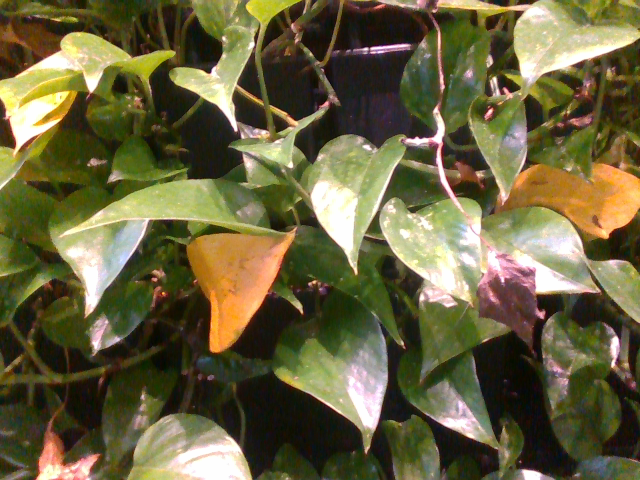
#> input picture test_scripts/perception/training_data/4_Color.png, 640 x 480 px
$ python mahalanobis_threshold_comparison.py
#> lines starting #> are read from the running program, lines starting #| are printed output that depends on the picture; after the words box and inside, x2 and y2 are one past the last pixel; in counts of white or black regions, pixels touching at a corner belong together
"""Compare how Mahalanobis distance behaves in different color spaces.

This script reads a training image together with an annotation mask to extract
pixels belonging to a target class (e.g. yellow leaves).  It computes a mean
vector and covariance matrix for the annotated pixels in several colour spaces
(RGB, CIELAB, HSV, YCrCb, ...).  A separate test image is then scored using the
same sets of statistics and a range of thresholds is applied to compute the
fraction of pixels that fall below each threshold.

For each threshold we also compute the overlap between the sets of pixels
selected by the different colour spaces, giving an indication of how the choice
of representation affects which pixels are considered "close" to the model.

Usage is simple: edit the hard‑coded filenames or (later) adapt to take CLI
parameters.  The output is printed to the console and a few diagnostic
histograms/plots are drawn.
"""

import numpy as np
import cv2
import matplotlib.pyplot as plt
from itertools import combinations
import sys


def convert_space(img, space: str) -> np.ndarray:
    """Convert a BGR image to the desired color space.

    Supported spaces: 'BGR' (identity), 'RGB', 'LAB', 'HSV', 'YCrCb'.
    """
    if space == 'BGR':
        return img.copy()
    if space == 'RGB':
        return cv2.cvtColor(img, cv2.COLOR_BGR2RGB)
    if space == 'LAB':
        return cv2.cvtColor(img, cv2.COLOR_BGR2LAB)
    if space == 'HSV':
        return cv2.cvtColor(img, cv2.COLOR_BGR2HSV)
    if space == 'YCrCb':
        return cv2.cvtColor(img, cv2.COLOR_BGR2YCrCb)
    raise ValueError(f"Unsupported space '{space}'")


def mask_from_annotation(annot_img: np.ndarray, name: str = "annotation", tol: int = 8) -> np.ndarray:
    """Create a binary mask from an annotation image.

    This tries to detect red annotation marks (pure red in RGB: (255,0,0),
    which corresponds to BGR (0,0,255) in OpenCV). If red pixels are
    present (optionally within a tolerance), those pixels are treated as the
    annotated class. If no red is detected the function falls back to the
    previous heuristic (non-black pixels) and emits a warning because that
    often means the annotation image contains original image pixels.
    """
    if annot_img is None:
        return None

    h, w = annot_img.shape[:2]
    # exact BGR red
    red_exact = (annot_img[:, :, 0] == 0) & (annot_img[:, :, 1] == 0) & (annot_img[:, :, 2] == 255)
    if red_exact.sum() > 0 and red_exact.sum() < h * w:
        return red_exact

    # tolerant match (in case of minor compression/antialiasing)
    diff = np.abs(annot_img.astype(int) - np.array([0, 0, 255], dtype=int))
    red_tol = np.all(diff <= tol, axis=2)
    if red_tol.sum() > 0 and red_tol.sum() < h * w:
        print(f"Detected red annotations in {name} (tolerance={tol}).")
        return red_tol

    # fallback: non-black pixels
    gray = cv2.cvtColor(annot_img, cv2.COLOR_BGR2GRAY)
    fb = gray > 0
    print(f"Warning: no red annotation found in {name}; using non-black fallback (this may mark many pixels).", file=sys.stderr)
    return fb


def compute_statistics(pixels: np.ndarray, eps: float = 1e-6):
    """Return (mean, cov, inv_cov) for an array of shape (N, C)."""
    mean = np.mean(pixels, axis=0)
    cov = np.cov(pixels.T)
    inv_cov = np.linalg.inv(cov + np.eye(cov.shape[0]) * eps)
    return mean, cov, inv_cov


def mahalanobis_distance(pixels: np.ndarray, mean: np.ndarray, inv_cov: np.ndarray):
    """Compute Mahalanobis distance of each row in ``pixels`` from ``mean``."""
    diff = pixels - mean
    # efficient quadratic form: sum(diff * (diff @ inv_cov), axis=1)
    return np.sum(diff * (diff @ inv_cov), axis=1)


def main():
    # --- configuration ----------------------------------------------------
    train_img_file = "training_data/4_Color.png"          # image used for computing mean/cov
    train_annot_file = "training_data/4_seg_yellow.png"  # annotation; nonzero pixels indicate class
    test_img_file = "training_data/2_Color.png"           # image to score

    #color_spaces = ["RGB", "LAB", "HSV", "YCrCb"]
    color_spaces = ["RGB", "LAB", "HSV"]
    thresholds = np.linspace(1, 100, 50)  # arbitrary range; adjust as needed

    # read training data --------------------------------------------------
    img_train = cv2.imread(train_img_file)
#> img_train is the input picture: shape (480, 640, 3); mean B, G, R 63, 98.2, 104.8
    assert img_train is not None, f"Failed to load {train_img_file}"
    annot = cv2.imread(train_annot_file)
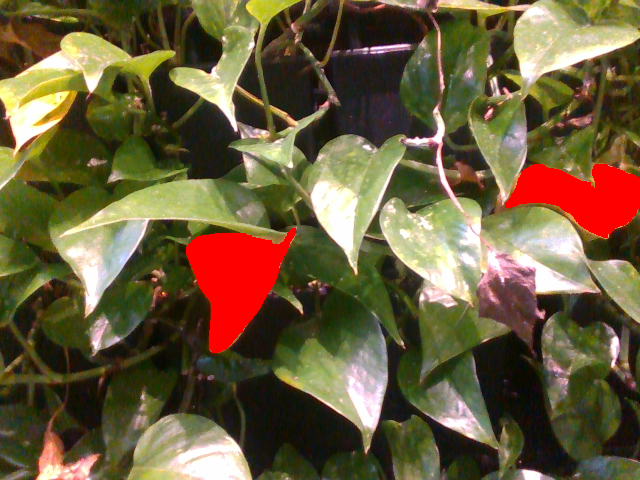
#> input picture test_scripts/perception/training_data/4_seg_yellow.png, 640 x 480 px
#> annot is the input picture: shape (480, 640, 3); mean B, G, R 60.2, 92, 106.6
    assert annot is not None, f"Failed to load {train_annot_file}"

    # create binary mask from annotation; prefer explicit red markers if present
    mask = mask_from_annotation(annot, name="training annotation")
#> in mask_from_annotation, `red_exact = (annot_img[:, :, 0] == 0) & (annot_img[:, :, 1] == 0) & (a..`:
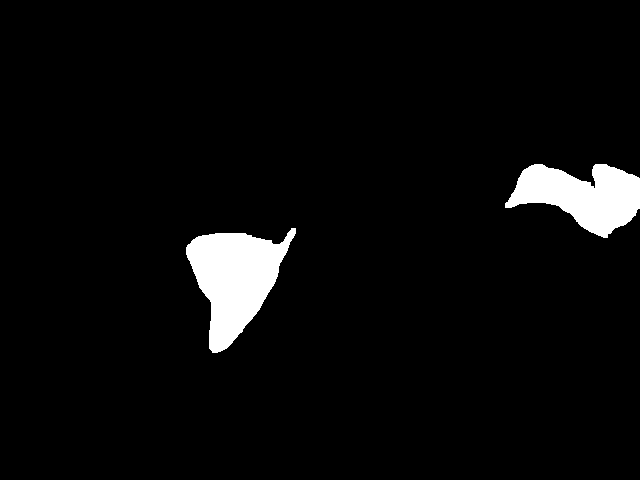
#> red_exact: shape (480, 640) bool; 4.3% white; 2 white regions, box (x1, y1, x2, y2) and area: (186, 228, 296, 353) 7379, (505, 164, 640, 238) 5866

    # test image + optional test annotation -------------------------------
    img_test = cv2.imread(test_img_file)
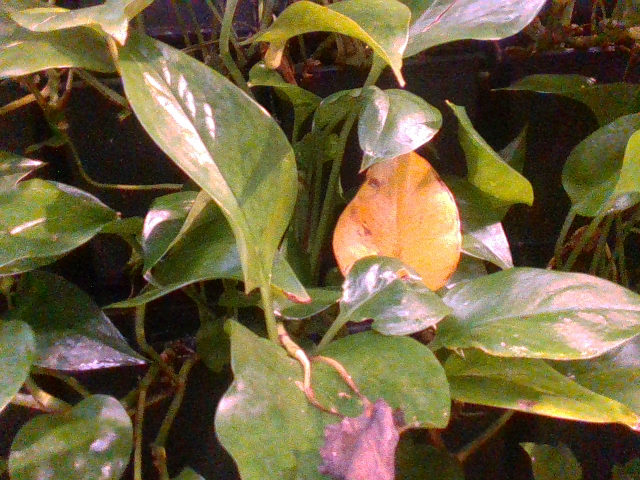
#> input picture test_scripts/perception/training_data/2_Color.png, 640 x 480 px
#> img_test is the input picture: shape (480, 640, 3); mean B, G, R 63.5, 97.5, 110.9
    assert img_test is not None, f"Failed to load {test_img_file}"
    h, w, _ = img_test.shape
#> h = 480; w = 640
    pixels_test_flat = img_test.reshape(-1, 3)

    # if you have a ground-truth annotation for the test image, set this
    # filename to compute false positives against the test GT.  If left as
    # None, the script will fall back to using the training annotation (old
    # behaviour).
    test_annot_file = "2_seg_yellow.png"
    test_mask = None
    if test_annot_file is not None:
        test_annot = cv2.imread(test_annot_file)
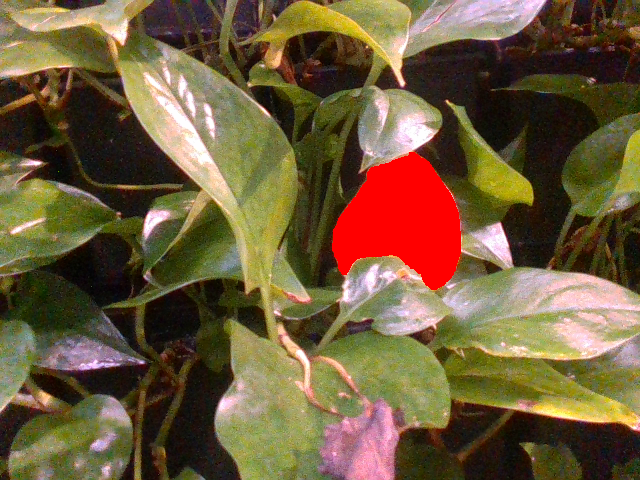
#> input picture test_scripts/perception/2_seg_yellow.png, 640 x 480 px
#> test_annot is the input picture: shape (480, 640, 3); mean B, G, R 59.3, 91, 111.3
        if test_annot is not None:
            test_mask = mask_from_annotation(test_annot, name="test annotation")
#> call 2 of mask_from_annotation, with name = 'test annotation', tol = 8
#> in mask_from_annotation (call 2), `red_exact = (annot_img[:, :, 0] == 0) & (annot_img[:, :, 1] == 0) & (a..`:
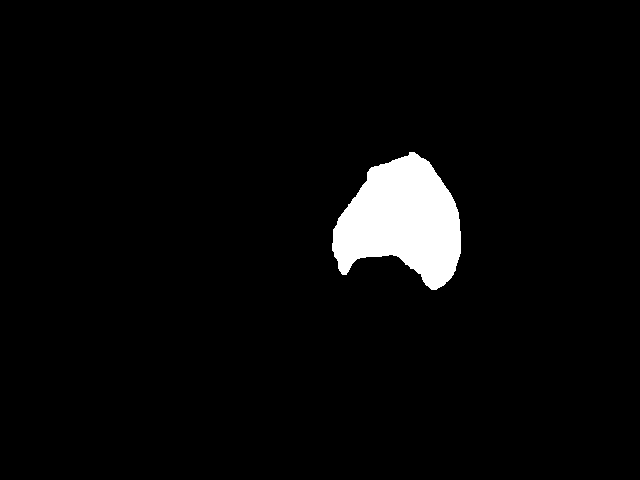
#> red_exact: shape (480, 640) bool; 3.7% white; 1 white region, box (x1, y1, x2, y2) and area: (332, 152, 461, 290) 11483
        else:
            print(f"Warning: failed to load {test_annot_file}; falling back to training annotation for FP calculation")


    # compute statistics for each colour space using same annotated pixels
    stats = {}
    for space in color_spaces:
        train_conv = convert_space(img_train, space)
        pixels_train = train_conv.reshape(-1, 3)
        annotated_pixels = pixels_train[mask.flatten()]
        mean, cov, inv_cov = compute_statistics(annotated_pixels)
        stats[space] = {
            "mean": mean,
            "cov": cov,
            "inv_cov": inv_cov,
        }
#> this loop made 3 passes
#> mean on passes 1 to 3: [211.8, 143.2, 64.44], [165.7, 147, 178.2], [15.93, 179.6, 211.8]
#> after the loop, stats = 3 items

    # for each space, score the test image once (distances are independent of threshold)
    distances = {}
    for space in color_spaces:
        test_conv = convert_space(img_test, space)
        dists = mahalanobis_distance(test_conv.reshape(-1, 3),
                                      stats[space]["mean"],
                                      stats[space]["inv_cov"])
        distances[space] = dists
#> after the loop, distances = 3 items

    # analysis --------------------------------------------------------------
    # Decide which ground-truth to use for FP calculation. Prefer a test
    # annotation if available; otherwise use the training annotation (which
    # was the previous behaviour).
    if test_mask is not None:
        gt_mask_flat = test_mask.flatten()
    else:
        gt_mask_flat = mask.flatten()
    neg_mask_flat = ~gt_mask_flat

    header = ["Threshold"]
    header += [f"%{space}" for space in color_spaces]
    header += [f"FP%_{space}" for space in color_spaces]
    print(", ".join(header))

    # prepare containers for per-threshold true/false positive counts
    total = h * w
#> total = 307200
    tp_history = {space: [] for space in color_spaces}
    fp_history = {space: [] for space in color_spaces}
    perc_history = {space: [] for space in color_spaces}

    for t in thresholds:
        masks = {space: (distances[space] < t) for space in color_spaces}
        counts = {space: masks[space].sum() for space in color_spaces}
        perc = {space: counts[space] / total * 100.0 for space in color_spaces}

        # true positives: pixels inside GT and selected by mahalanobis
        tp_counts = {space: np.logical_and(masks[space], gt_mask_flat).sum()
                     for space in color_spaces}

        # false positives: pixels outside GT but selected by mahalanobis
        fp_counts = {space: np.logical_and(masks[space], neg_mask_flat).sum()
                     for space in color_spaces}

        # store history
        for space in color_spaces:
            tp_history[space].append(tp_counts[space])
            fp_history[space].append(fp_counts[space])
            perc_history[space].append(perc[space])
        row = [f"{t:.1f}"]
        row += [f"{perc[space]:.2f}" for space in color_spaces]
        row += [f"{(fp_counts[space]/total*100.0):.2f}" for space in color_spaces]
        print(", ".join(row))
#> this loop made 50 passes
#> (counts, perc, tp_counts, fp_counts, row) on passes 1, 2, 10: ({'RGB': 518, 'LAB': 532, 'HSV': 600}, {'RGB': 0.169, 'LAB': 0.173, 'HSV': 0.195}, {'RGB': 406, 'LAB': 426, 'HSV': 498}, {'RGB': 112, 'LAB': 106, 'HSV': 102}, ['1.0', '0.17', '0.17', '0.20', '0.04', '0.03', '0.03']), ({'RGB': 3769, 'LAB': 3697, 'HSV': 4493}, {'RGB': 1.23, 'LAB': 1.2, 'HSV': 1.46}, {'RGB': 3095, 'LAB': 3086, 'HSV': 3966}, {'RGB': 674, 'LAB': 611, 'HSV': 527}, ['3.0', '1.23', '1.20', '1.46', '0.22', '0.20', '0.17']), ({'RGB': 71138, 'LAB': 56517, 'HSV': 35278}, {'RGB': 23.16, 'LAB': 18.4, 'HSV': 11.48}, {'RGB': 10355, 'LAB': 10405, 'HSV': 10396}, {'RGB': 60783, 'LAB': 46112, 'HSV': 24882}, ['19.2', '23.16', '18.40', '11.48'])
#> (counts, tp_counts, fp_counts, row) on passes 3 to 5: ({'RGB': 7506, 'LAB': 7148, 'HSV': 7760}, {'RGB': 5690, 'LAB': 5542, 'HSV': 6455}, {'RGB': 1816, 'LAB': 1606, 'HSV': 1305}, ['5.0', '2.44', '2.33', '2.53', '0.59', '0.52', '0.42']), ({'RGB': 11109, 'LAB': 10422, 'HSV': 10647}, {'RGB': 7459, 'LAB': 7305, 'HSV': 8211}, {'RGB': 3650, 'LAB': 3117, 'HSV': 2436}, ['7.1', '3.62', '3.39', '3.47', '1.19', '1.01', '0.79']), ({'RGB': 15132, 'LAB': 13941, 'HSV': 13182}, {'RGB': 8620, 'LAB': 8485, 'HSV': 9117}, {'RGB': 6512, 'LAB': 5456, 'HSV': 4065}, ['9.1', '4.93', '4.54', '4.29', '2.12', '1.78', '1.32'])
#| 1.0, 0.17, 0.17, 0.20, 0.04, 0.03, 0.03
#| 3.0, 1.23, 1.20, 1.46, 0.22, 0.20, 0.17
#| 5.0, 2.44, 2.33, 2.53, 0.59, 0.52, 0.42
#| 7.1, 3.62, 3.39, 3.47, 1.19, 1.01, 0.79
#| 9.1, 4.93, 4.54, 4.29, 2.12, 1.78, 1.32
#| 11.1, 6.58, 5.88, 5.18, 3.54, 2.86, 2.07
#| 13.1, 8.96, 7.69, 6.38, 5.78, 4.52, 3.16
#| 15.1, 12.43, 10.25, 7.81, 9.17, 6.98, 4.52
#> (further printed lines are left out)

    # Analyse results: find threshold with best TP/FP ratio and best precision
    print("\nSummary (best thresholds per color space):")
    for space in color_spaces:
        tps = np.array(tp_history[space], dtype=float)
        fps = np.array(fp_history[space], dtype=float)
        ths = np.array(thresholds)

        # TP/FP ratio (handle FP==0)
        ratios = np.full_like(tps, -np.inf)
        nonzero_fp = fps > 0
        ratios[nonzero_fp] = tps[nonzero_fp] / fps[nonzero_fp]
        # if FP==0 and TP>0, set ratio to +inf (ideal)
        ratios[(fps == 0) & (tps > 0)] = np.inf

        best_idx = int(np.nanargmax(ratios))
        best_t = ths[best_idx]
        best_tp = int(tps[best_idx])
        best_fp = int(fps[best_idx])
        best_ratio = ratios[best_idx]
        # precision = TP / (TP + FP)
        precisions = np.divide(tps, (tps + fps), out=np.zeros_like(tps), where=(tps+fps)>0)
        best_prec_idx = int(np.nanargmax(precisions))
        best_prec_t = ths[best_prec_idx]
        best_prec = precisions[best_prec_idx]

        ratio_str = "inf" if np.isinf(best_ratio) else f"{best_ratio:.2f}"
        print(f"- {space}: best TP/FP at t={best_t:.1f} -> TP={best_tp}, FP={best_fp}, ratio={ratio_str}, precision={best_prec:.3f} (best precision t={best_prec_t:.1f})")

    # Plot metrics vs thresholds for each colour space
    plt.figure(figsize=(14, 10))

    # TP percentage only
    ax1 = plt.subplot(2, 2, 1)
    for space in color_spaces:
        ax1.plot(thresholds, np.array(tp_history[space]) / total * 100.0, label=f"TP% {space}")
    ax1.set_xlabel('Threshold')
    ax1.set_ylabel('Percent of image (%)')
    # linear axes
    ax1.set_title('True Positive (%) vs Threshold')
    ax1.legend(loc='best',fontsize='small')
    ax1.grid(True, which='both', linestyle='--', linewidth=0.5)

    # FP percentage
    ax2 = plt.subplot(2, 2, 2)
    for space in color_spaces:
        ax2.plot(thresholds, np.array(fp_history[space]) / total * 100.0, label=f"FP% {space}")
    ax2.set_xlabel('Threshold')
    ax2.set_ylabel('Percent of image (%)')
    # linear axes
    ax2.set_title('False Positive (%) vs Threshold')
    ax2.legend(loc='best',fontsize='small')
    ax2.grid(True, which='both', linestyle='--', linewidth=0.5)

    # TP/FP ratio (use log scale to handle large ratios)
    ax3 = plt.subplot(2, 1, 2)
    for space in color_spaces:
        tps = np.array(tp_history[space], dtype=float)
        fps = np.array(fp_history[space], dtype=float)
        ratios = np.full_like(tps, np.nan)
        nonzero_fp = fps > 0
        ratios[nonzero_fp] = tps[nonzero_fp] / fps[nonzero_fp]
        ratios[(fps == 0) & (tps > 0)] = np.nanmax(ratios[nonzero_fp]) if np.any(nonzero_fp) else 1e6
        ax3.plot(thresholds, ratios, label=space)
    ax3.set_xlabel('Threshold')
    ax3.set_ylabel('TP / FP (ratio)')
    # linear y-axis
    ax3.set_title('TP/FP Ratio vs Threshold')
    ax3.legend(loc='best', fontsize='small')

    plt.tight_layout()
    plt.show()
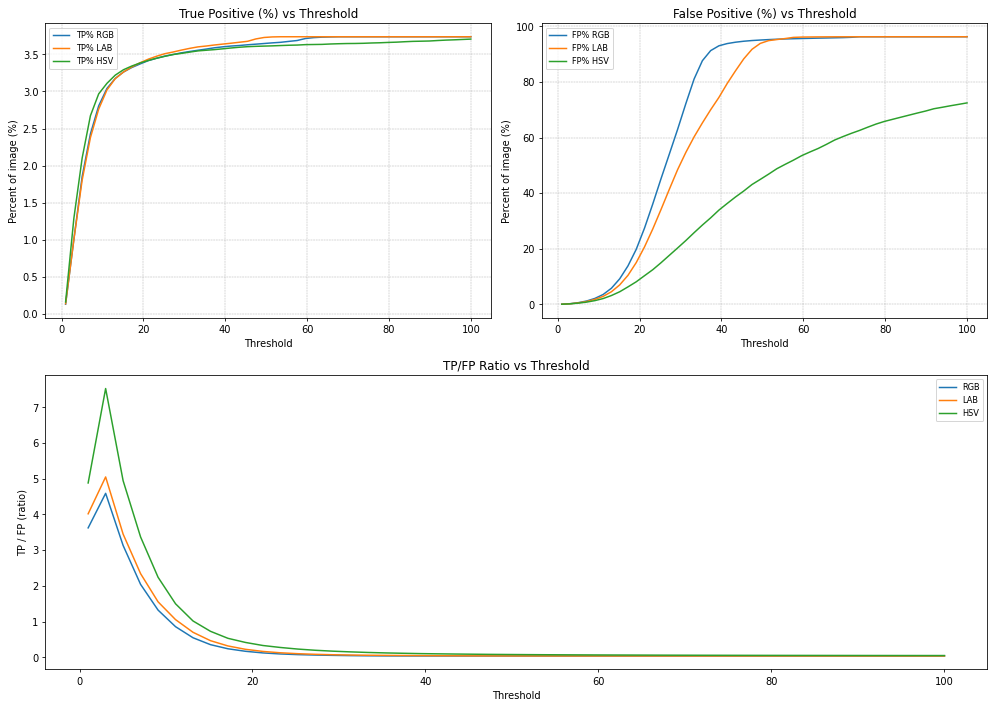
#> figure drawn by matplotlib, 3 panels; panel 1: curve peaks at x = 67.67, y = 3.74; panel 1: curve peaks at x = 53.53, y = 3.74; panel 1: curve peaks at x = 100, y = 3.71; panel 2: curve peaks at x = 73.73, y = 96.26

    # optional visualization ------------------------------------------------
    # we can plot histograms of distances in each space
    plt.figure(figsize=(8, 6))
    for space in color_spaces:
        plt.hist(distances[space], bins=100, alpha=0.5, label=space)
    plt.xlabel("Mahalanobis distance")
    plt.ylabel("Pixel count")
    plt.legend()
    plt.title("Distance distributions in different color spaces")
    plt.show()
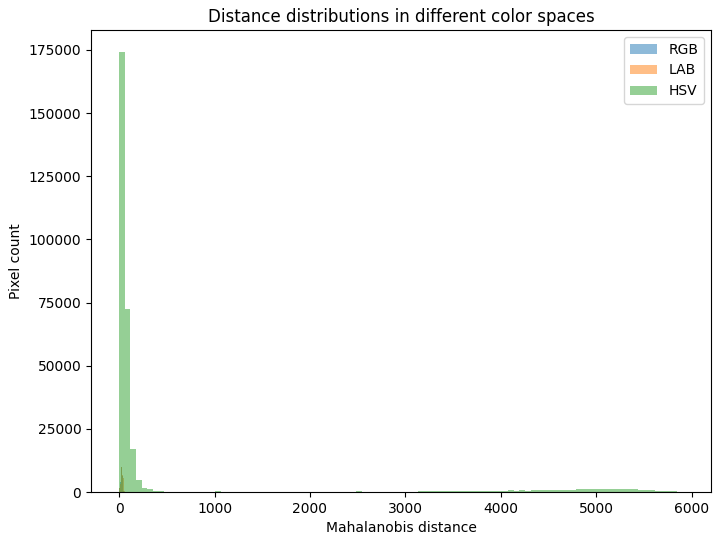
#> figure drawn by matplotlib, 1 panel; tallest bar 10348 high, from x = 24.41 to 25.13; tallest bar 10199 high, from x = 27 to 27.89; tallest bar 174175 high, from x = 0.00544 to 59.09


if __name__ == "__main__":
    main()
